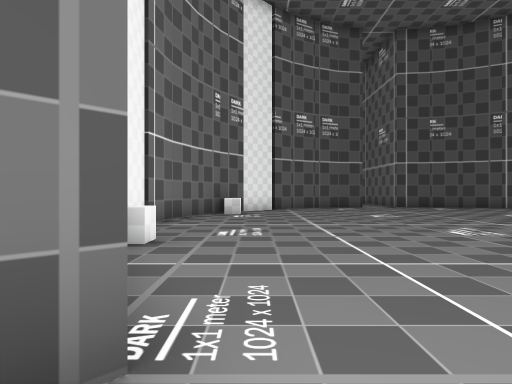
View 1 (above)

22 first-person views from a walk through a scene from a Unity 3-D project. The camera is 1.4 m above the floor, looks level and sees 75° across. The floor is counted in squares, 2 m on a side. Each view is taken from the middle of a square. On the plan, view 1 faces up. The plan holds only what a view shows up to about 10 squares ahead; the rest is blank. The place goes on beyond the plan. The player character is not drawn.

View 2
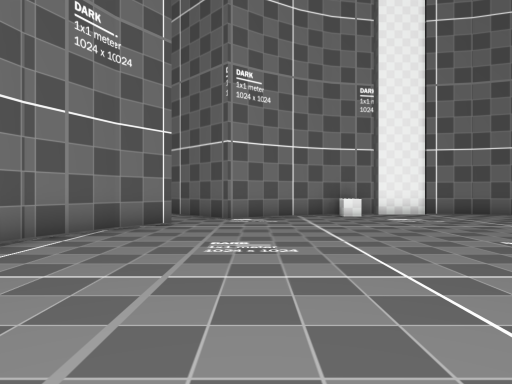

View 3
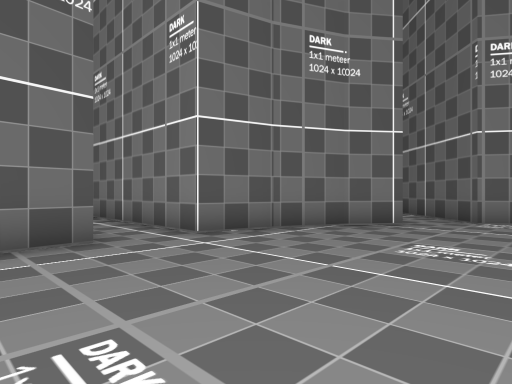

View 4
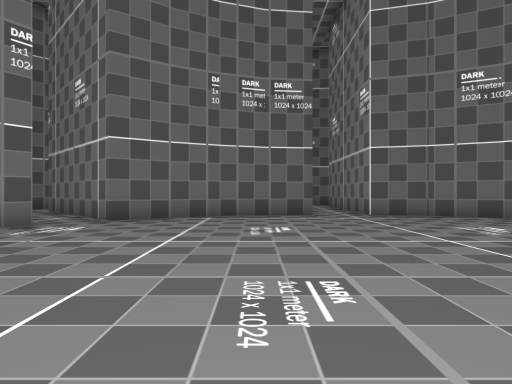

View 5
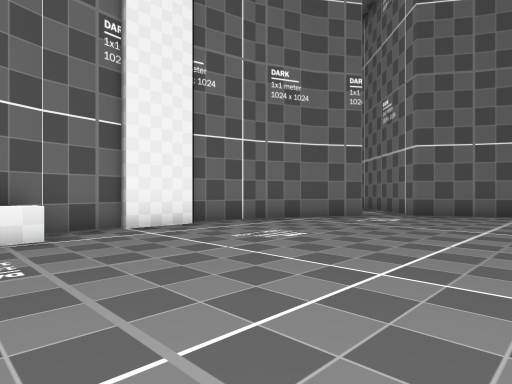

View 6
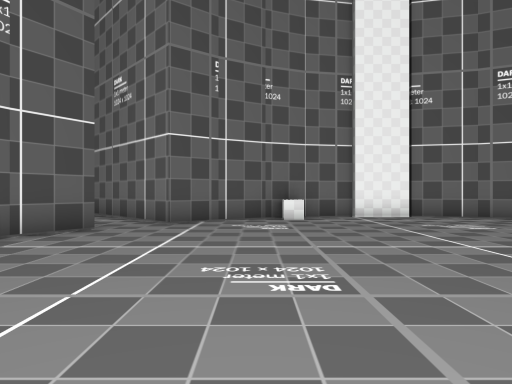

View 7
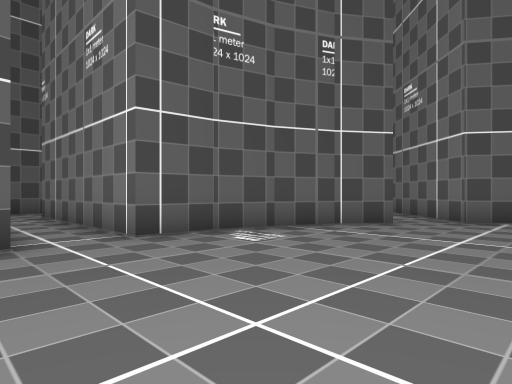

View 8
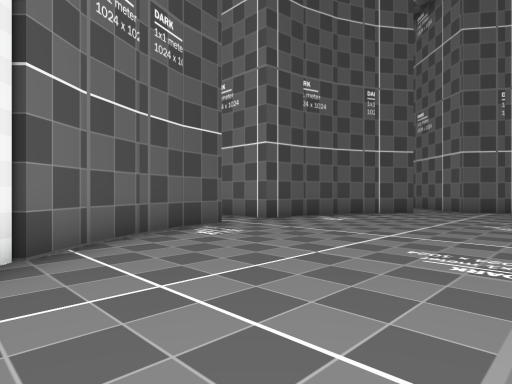

View 9
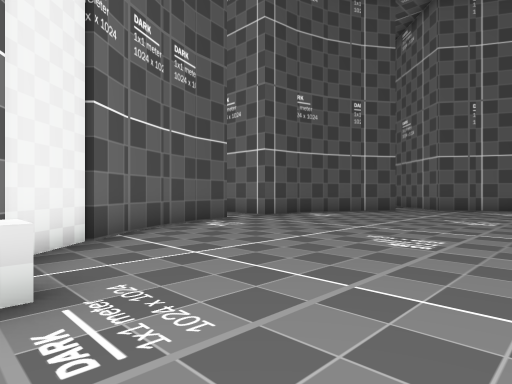

View 10
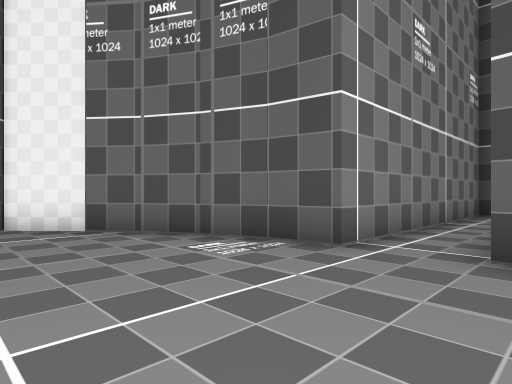

View 11
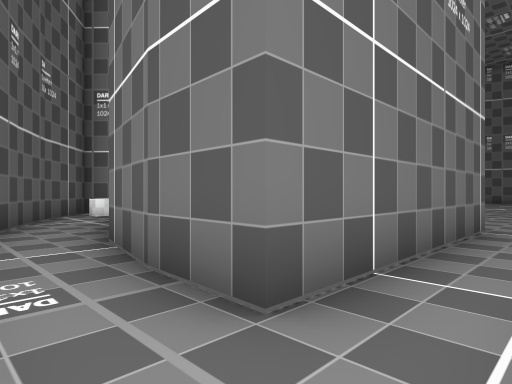

View 12
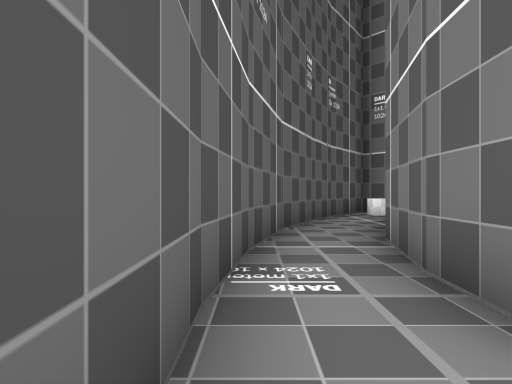

View 13
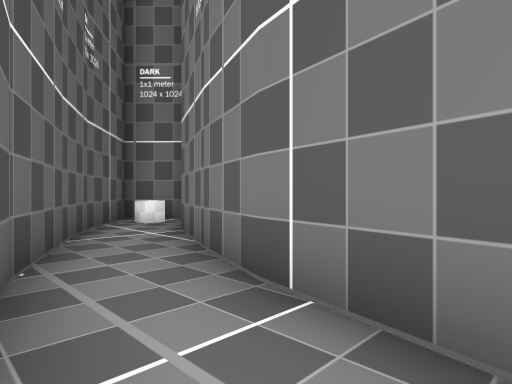

View 14
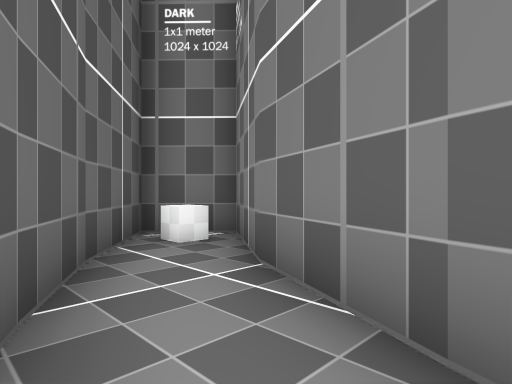

View 15
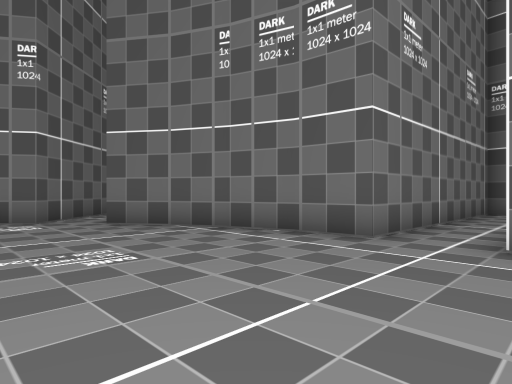

View 16
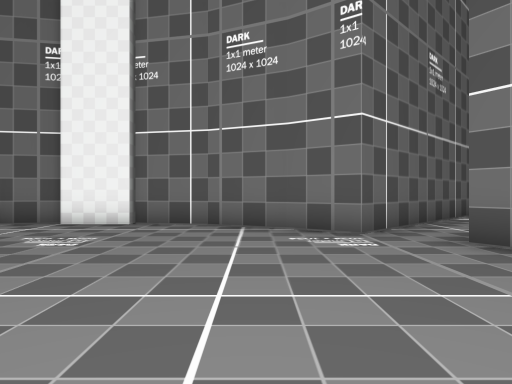

View 17
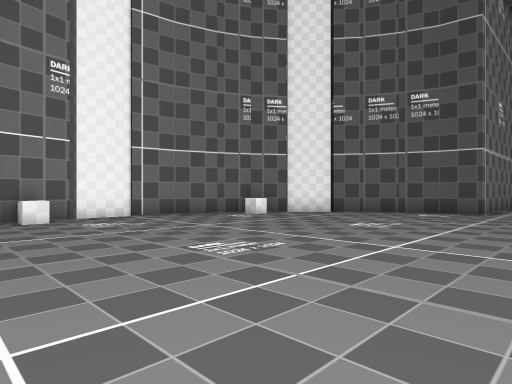

View 18
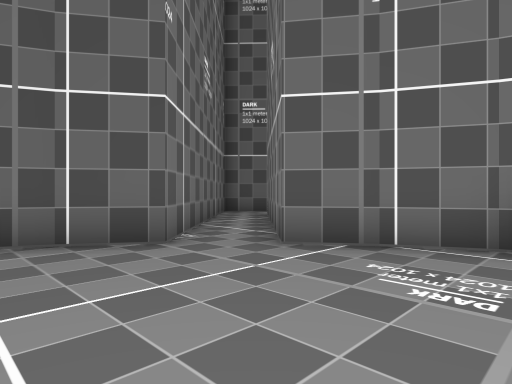

View 19
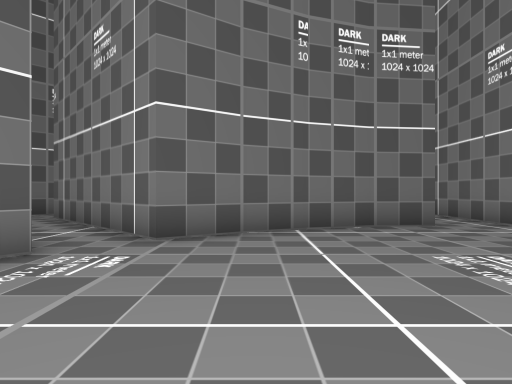

View 20
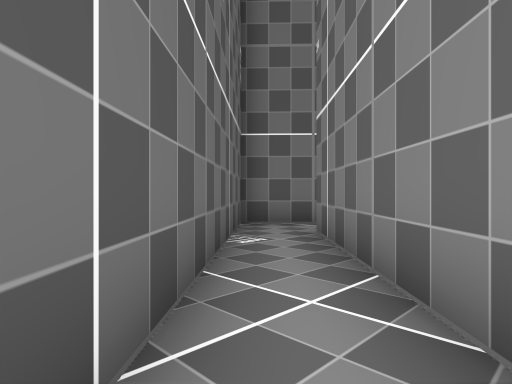

View 21
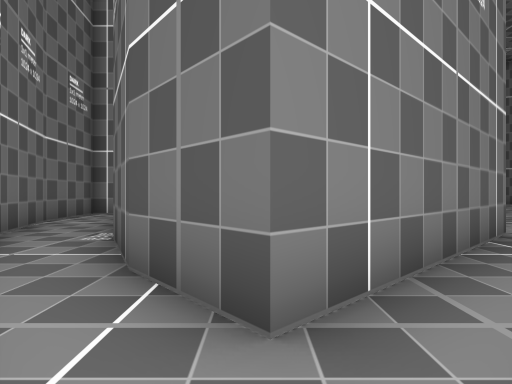

View 22
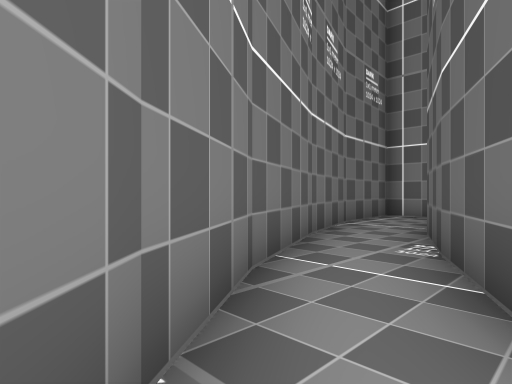

### Floor plan
Points are (right, up) in squares from view 1. A wall is a line through its corners. A room is listed if a view was taken in it or the views show most of it. See-through windows are left out.
Room 1 (view 1)
walls: (-0.5, 1.3) (-2.5, -0.7)
ways out: opening at (0, 0) to room 2
Room 2 (views 2, 3, 4, 5, 6, 7, 8, 9, 10, 11, 12, 13, 14, 15, 16, 17, 18, 19, 20)
walls: (13.8, 9.7) (13.1, 11); (13.2, 10.9) (12.4, 11.9) (13.8, 13.3); (14.2, 5.6) (14.2, 7.2) (14.4, 7.2) (14.2, 8.7); (14.2, 8.6) (13.8, 9.8); (10.3, 13.8) (8.9, 14.5); (14, 3.9) (14.4, 5.8); (9, 14.4) (7.7, 14.8) (6.3, 14.9) (6.3, 20.6) (7.9, 20.5); (13.3, 2.3) (14, 4.1); (3.7, 14.7) (2.5, 14.2); (2.6, 14.2) (1.5, 13.6); (7.7, -1.7) (9, -1.3) (10.2, -0.7) (11.5, 0.2) (15.4, -3.9); (12.2, 14.1) (11.2, 13.1) (10.2, 13.8); (1.4, 13.8) (-0.5, 12); (-1.7, 9.9) (-2.2, 8.5); (3.1, -1.3) (4.7, -1.7) (4.6, -6.7); (-2.1, 8.6) (-2.4, 7.2); (1.6, -0.6) (3.2, -1.4); (0.6, 0.2) (1.7, -0.7); (-2.4, 7.3) (-2.4, 5.8); (-2.3, 5.6) (-2.1, 4.3); (-2.1, 4.5) (-1.7, 3.3) (-1.1, 2.2); (-1.2, 2.3) (-0.5, 1.3); (13.3, 18.6) (15.3, 17.2) (16.5, 18.3) (14.4, 19.9); (9.9, 20.2) (13.4, 18.6); (6.3, -6.5) (6.3, -1.8) (7.8, -1.7); (7.7, 20.6) (9.9, 20.1); (16.8, -3.2) (12.5, 1.2) (13.4, 2.4); (14.6, 19.8) (11.2, 21.7); (11.3, 21.5) (9, 22.1) (6.9, 22.3); (7.1, 22.3) (4.9, 22.3) (4.8, 14.8) (3.6, 14.6)
low walls: (13.4, 8.8) (13.4, 9.4); (-1.5, 5.1) (-1.5, 4.5)
ways out: opening at (0, 0) to room 1; opening at (16, -3) to room 3; opening at (13, 13)
objects: other object (15, 18)
Room 3 (views 21, 22)
walls: (15.4, -3.9) (14, -5.2); (15.4, -6.1) (17.6, -4.1) (16.8, -3.2)
ways out: opening at (16, -3) to room 2; opening at (15, -6)

Where each view was taken, in squares from view 1:
view 1: 0 up, 0 right, facing up
view 2: 2 up, 8 right, facing left
view 3: 3 up, 8 right, facing down-left
view 4: 8 up, 8 right, facing down
view 5: 10 up, 8 right, facing down-right
view 6: 10 up, 5 right, facing right
view 7: 10 up, 4 right, facing up-right
view 8: 9 up, 0 right, facing up-right
view 9: 8 up, 1 left, facing up-right
view 10: 11 up, 7 right, facing up-left
view 11: 22 up, 5 right, facing down-right
view 12: 22 up, 5 right, facing right
view 13: 22 up, 8 right, facing down-right
view 14: 21 up, 11 right, facing down-right
view 15: 3 up, 4 right, facing down-right
view 16: 3 up, 7 right, facing right
view 17: 3 up, 7 right, facing up-left
view 18: 9 up, 9 right, facing up-right
view 19: 5 up, 10 right, facing down
view 20: 1 up, 12 right, facing down-right
view 21: 4 down, 17 right, facing left
view 22: 5 down, 16 right, facing down-left
